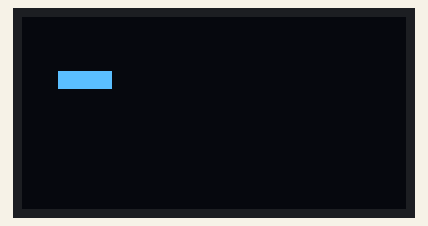
This sketch was run on a simulated Arduino Uno, built with avr-gcc and run on an emulated ATmega328P. Shown: 128×64 one-colour display.

Above: at 0.1 s.
At 0.6 s:
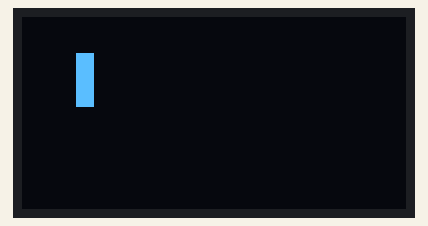

The sketch:

blinker.ino
```cpp
#include <Adafruit_GFX.h>
#include <Adafruit_SSD1306.h>
#include <Wire.h>

#define SCREEN_WIDTH 128
#define SCREEN_HEIGHT 64
Adafruit_SSD1306 display(SCREEN_WIDTH, SCREEN_HEIGHT, &Wire, -1);

#define GRID_SIZE 8       // 8x8 の盤面
int grid[GRID_SIZE][GRID_SIZE];
int nextGrid[GRID_SIZE][GRID_SIZE];

// 初期配置（ブリンカー：3セル横並び）
void initGrid() {
  for (int y = 0; y < GRID_SIZE; y++) {
    for (int x = 0; x < GRID_SIZE; x++) {
      grid[y][x] = 0;
    }
  }
  grid[3][2] = 1;
  grid[3][3] = 1;
  grid[3][4] = 1;
}


// 隣接セルを数える
int countNeighbors(int x, int y) {
  int count = 0;
  for (int dy = -1; dy <= 1; dy++) { //xの相対座標
    for (int dx = -1; dx <= 1; dx++) { //yの相対座標
      if (dx == 0 && dy == 0) continue;
      int nx = x + dx;
      int ny = y + dy;
      if (nx >= 0 && nx < GRID_SIZE && ny >= 0 && ny < GRID_SIZE) {
        count += grid[ny][nx];
      }
    }
  }
  return count;
}

// 次の世代を計算
void updateGrid() {
  for (int y = 0; y < GRID_SIZE; y++) {
    for (int x = 0; x < GRID_SIZE; x++) {
      int neighbors = countNeighbors(x, y);
      if (grid[y][x] == 1) {
        nextGrid[y][x] = (neighbors == 2 || neighbors == 3) ? 1 : 0;
      } else {
        nextGrid[y][x] = (neighbors == 3) ? 1 : 0;
      }
    }
  }
  // コピー
  for (int y = 0; y < GRID_SIZE; y++) {
    for (int x = 0; x < GRID_SIZE; x++) {
      grid[y][x] = nextGrid[y][x];
    }
  }
}

// 盤面をOLEDに描画
void drawGrid() {
  display.clearDisplay();
  int cellSize = 6; // セルを拡大表示
  for (int y = 0; y < GRID_SIZE; y++) {
    for (int x = 0; x < GRID_SIZE; x++) {
      if (grid[y][x] == 1) {
        display.fillRect(x * cellSize, y * cellSize, cellSize, cellSize, SSD1306_WHITE);
      }
    }
  }
  display.display();
}

void setup() {
  if (!display.begin(SSD1306_SWITCHCAPVCC, 0x3C)) {
    for (;;); // 初期化失敗時は停止
  }
  initGrid();
}

void loop() {
  drawGrid();
  delay(500);   // 世代の切り替え速度（調整可能）
  updateGrid();
}
```

Measured:
- what the display in image 1 shows lasts 0.5 s, from 0.6 s to 1.1 s
